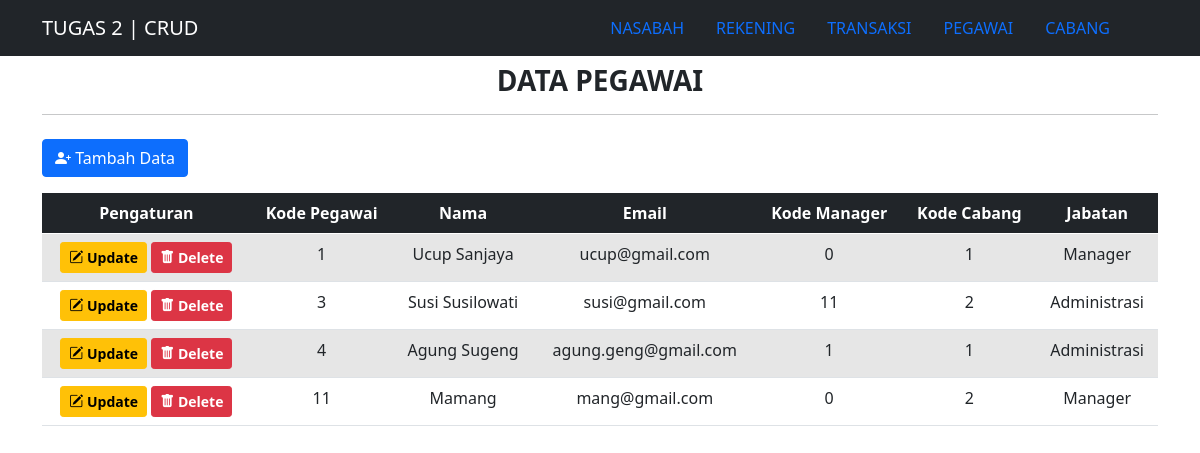
The page /bank_db/pegawai.php on the database its author committed.
### tables this page shows
CREATE TABLE `pegawai` (
  `kodePegawai` int(11) NOT NULL,
  `namaPegawai` varchar(50) NOT NULL,
  `emailPegawai` varchar(50) NOT NULL,
  `kodeManager` int(11) DEFAULT NULL,
  `kodeCabang` int(5) NOT NULL,
  `jabatan` varchar(20) NOT NULL
);

### bank_db/functions.php (called while the page is built, shortened)
<?php
$conn = mysqli_connect("localhost", "root", "", "bank_crud");
function query($query) {
    global $conn;
    $result = mysqli_query($conn, $query);
    $rows = [];
    while ($row = mysqli_fetch_assoc($result)) {
        $rows[] = $row;
    }
    return $rows;
}
?>

### bank_db/pegawai.php (the view, shortened to what this page needs)
<?php
require 'functions.php';
$pegawai = query("SELECT * FROM pegawai");
?>
<!DOCTYPE html>
<html lang="en">
<head>
    <link href="https://cdn.jsdelivr.net/npm/bootstrap@5.0.0-beta2/dist/css/bootstrap.min.css" rel="stylesheet"
>
    <link rel="stylesheet" href="https://cdn.jsdelivr.net/npm/bootstrap-icons@1.4.0/font/bootstrap-icons.css">
    <link rel="stylesheet" href="https://cdn.datatables.net/1.10.23/css/dataTables.bootstrap5.min.css">
    <link rel="stylesheet" href="https://cdn.jsdelivr.net/npm/bootstrap@5.0.0-beta1/dist/css/bootstrap.min.css">
</head>
<body>
    <nav class="navbar navbar-expand-lg navbar-dark bg-dark text-uppercase">
        <div class="container">
            <a class="navbar-brand" href="index.php">TUGAS 2 | CRUD</a>
            <ul class="nav justify-content-end">
                <li class="nav-item">
                    <a class="nav-link" aria-current="page" href="index.php">Nasabah</a>
                </li>
                <li class="nav-item">
                    <a class="nav-link" href="rekening.php">Rekening</a>
                </li>
                <li class="nav-item">
                    <a class="nav-link" href="transaksi.php">Transaksi</a>
                </li>
                <li class="nav-item">
                    <a class="nav-link" href="pegawai.php">Pegawai</a>
                </li>
                <li class="nav-item">
                    <a class="nav-link" href="cabang.php">Cabang</a>
                </li>
                <li class="nav-item">
                    <a class="nav-link" href="#" tabindex="-1" aria-disabled="true"></a>
                </li>
            </ul>
        </div>
    </nav>
    <div class="container">
        <div class="row my-2">
            <div class="col-md">
                <h3 class="text-center fw-bold text-uppercase">Data Pegawai</h3>
                <hr>
            </div>
        </div>
        <div class="row my-2">
            <div class="col-md">
                <a href="pegawai_tambah.php" class="btn btn-primary"><i class="bi bi-person-plus-fill"></i>&nbsp;Tambah
                    Data</a>
            </div>
        </div>
        <div class="row my-3">
            <div class="col-md">
                <table id="data" class="table table-striped table-responsive table-hover text-center"
                    style="width:100%">
                    <thead class="table-dark">
                        <tr>
                            <th>Pengaturan</th>
                            <th>Kode Pegawai</th>
                            <th>Nama</th>
                            <th>Email</th>
                            <th>Kode Manager</th>
                            <th>Kode Cabang</th>
                            <th>Jabatan</th>
                        </tr>
                    </thead>
                    <tbody>
                        <?php foreach ($pegawai as $row) : ?>
                        <tr>
                            <td>
                                <a href="pegawai_update.php?kodePegawai=<?= $row['kodePegawai']; ?>"
                                    class="btn btn-warning btn-sm" style="font-weight: 600;"><i
                                        class="bi bi-pencil-square"></i>&nbsp;Update</a>
                                <a href="pegawai_hapus.php?kodePegawai=<?= $row['kodePegawai']; ?>"
                                    class="btn btn-danger btn-sm" style="font-weight: 600;"
                                    onclick="return confirm('Apakah anda yakin ingin menghapus data <?= $row['kodePegawai']; ?> ?');"><i
                                        class="bi bi-trash-fill"></i>&nbsp;Delete</a>
                            </td>
                            <td><?= $row["kodePegawai"];?></td>
                            <td><?= $row["namaPegawai"];?></td>
                            <td><?= $row["emailPegawai"];?></td>
                            <td><?= $row["kodeManager"];?></td>
                            <td><?= $row["kodeCabang"];?></td>
                            <td><?= $row["jabatan"];?></td>
                        </tr>
                        <?php endforeach; ?>
                    </tbody>
                </table>
            </div>
        </div>
    </div>
</body>
</html>

### rows shown on the page
pegawai: kodePegawai "1", namaPegawai "Ucup Sanjaya", emailPegawai "ucup@gmail.com", kodeManager "0", kodeCabang "1", jabatan "Manager"
pegawai: kodePegawai "3", namaPegawai "Susi Susilowati", emailPegawai "susi@gmail.com", kodeManager "11", kodeCabang "2", jabatan "Administrasi"
pegawai: kodePegawai "4", namaPegawai "Agung Sugeng", emailPegawai "agung.geng@gmail.com", kodeManager "1", kodeCabang "1", jabatan "Administrasi"
pegawai: kodePegawai "11", namaPegawai "Mamang", emailPegawai "mang@gmail.com", kodeManager "0", kodeCabang "2", jabatan "Manager"
